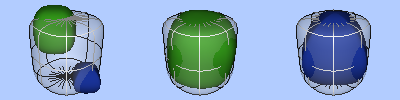

Reproduce this figure in Python.
#!/usr/bin/env python
# Demonstrate vtkIterativeClosestPointTransform aligning superquadrics.

import vtkmodules.vtkInteractionStyle  # noqa: F401
import vtkmodules.vtkRenderingOpenGL2  # noqa: F401

from vtkmodules.vtkCommonDataModel import vtkIterativeClosestPointTransform
from vtkmodules.vtkFiltersCore import vtkFeatureEdges
from vtkmodules.vtkFiltersSources import vtkSuperquadricSource
from vtkmodules.vtkRenderingCore import (
    vtkActor,
    vtkPolyDataMapper,
    vtkRenderWindow,
    vtkRenderWindowInteractor,
    vtkRenderer,
)

# Superquadric source 1 (target shape).
source_1 = vtkSuperquadricSource()
source_1.ToroidalOff()
source_1.SetThetaResolution(20)
source_1.SetPhiResolution(20)
source_1.SetPhiRoundness(0.3)
source_1.SetThetaRoundness(0.85)
source_1.Update()

# Superquadric source 2.
source_2 = vtkSuperquadricSource()
source_2.ToroidalOff()
source_2.SetThetaResolution(20)
source_2.SetPhiResolution(20)
source_2.SetPhiRoundness(0.7)
source_2.SetThetaRoundness(1.25)
source_2.SetScale(0.7, 0.7, 0.7)
source_2.SetCenter(-0.25, 0.25, 0.0)
source_2.Update()

# Superquadric source 3.
source_3 = vtkSuperquadricSource()
source_3.ToroidalOff()
source_3.SetThetaResolution(20)
source_3.SetPhiResolution(20)
source_3.SetPhiRoundness(1.1)
source_3.SetThetaRoundness(1.65)
source_3.SetScale(0.5, 0.5, 0.5)
source_3.SetCenter(0.4, -0.3, 0.0)
source_3.Update()

# Feature edges for source 1 (used in all three viewports).
feature_edges_1 = vtkFeatureEdges()
feature_edges_1.SetInputConnection(source_1.GetOutputPort())
feature_edges_1.BoundaryEdgesOn()
feature_edges_1.ColoringOff()
feature_edges_1.ManifoldEdgesOff()

# ICP transform: source 2 -> source 1.
icp_2 = vtkIterativeClosestPointTransform()
icp_2.SetSource(source_2.GetOutput())
icp_2.SetTarget(source_1.GetOutput())
icp_2.SetCheckMeanDistance(1)
icp_2.SetMaximumMeanDistance(0.001)
icp_2.SetMaximumNumberOfIterations(30)
icp_2.SetMaximumNumberOfLandmarks(50)

# ICP transform: source 3 -> source 1 (with centroid matching).
icp_3 = vtkIterativeClosestPointTransform()
icp_3.SetSource(source_3.GetOutput())
icp_3.SetTarget(source_1.GetOutput())
icp_3.SetCheckMeanDistance(1)
icp_3.SetMaximumMeanDistance(0.001)
icp_3.SetMaximumNumberOfIterations(30)
icp_3.SetMaximumNumberOfLandmarks(50)
icp_3.StartByMatchingCentroidsOn()

# --- Viewport 0: all three sources, no ICP ---

source_1_mapper_0 = vtkPolyDataMapper()
source_1_mapper_0.SetInputConnection(source_1.GetOutputPort())
source_1_actor_0 = vtkActor()
source_1_actor_0.SetMapper(source_1_mapper_0)
source_1_actor_0.GetProperty().SetOpacity(0.2)

feature_edges_mapper_0 = vtkPolyDataMapper()
feature_edges_mapper_0.SetInputConnection(feature_edges_1.GetOutputPort())
feature_edges_mapper_0.SetResolveCoincidentTopologyToPolygonOffset()
feature_edges_actor_0 = vtkActor()
feature_edges_actor_0.SetMapper(feature_edges_mapper_0)

source_2_mapper_0 = vtkPolyDataMapper()
source_2_mapper_0.SetInputConnection(source_2.GetOutputPort())
source_2_actor_0 = vtkActor()
source_2_actor_0.SetMapper(source_2_mapper_0)
source_2_actor_0.GetProperty().SetColor(0.2, 0.6, 0.1)

source_3_mapper_0 = vtkPolyDataMapper()
source_3_mapper_0.SetInputConnection(source_3.GetOutputPort())
source_3_actor_0 = vtkActor()
source_3_actor_0.SetMapper(source_3_mapper_0)
source_3_actor_0.GetProperty().SetColor(0.1, 0.2, 0.6)

# --- Viewport 1: source 1 + source 2 with ICP ---

source_1_mapper_1 = vtkPolyDataMapper()
source_1_mapper_1.SetInputConnection(source_1.GetOutputPort())
source_1_actor_1 = vtkActor()
source_1_actor_1.SetMapper(source_1_mapper_1)
source_1_actor_1.GetProperty().SetOpacity(0.2)

feature_edges_mapper_1 = vtkPolyDataMapper()
feature_edges_mapper_1.SetInputConnection(feature_edges_1.GetOutputPort())
feature_edges_mapper_1.SetResolveCoincidentTopologyToPolygonOffset()
feature_edges_actor_1 = vtkActor()
feature_edges_actor_1.SetMapper(feature_edges_mapper_1)

source_2_mapper_1 = vtkPolyDataMapper()
source_2_mapper_1.SetInputConnection(source_2.GetOutputPort())
source_2_actor_1 = vtkActor()
source_2_actor_1.SetMapper(source_2_mapper_1)
source_2_actor_1.GetProperty().SetColor(0.2, 0.6, 0.1)
source_2_actor_1.SetUserTransform(icp_2)

# --- Viewport 2: source 1 + source 3 with ICP ---

source_1_mapper_2 = vtkPolyDataMapper()
source_1_mapper_2.SetInputConnection(source_1.GetOutputPort())
source_1_actor_2 = vtkActor()
source_1_actor_2.SetMapper(source_1_mapper_2)
source_1_actor_2.GetProperty().SetOpacity(0.2)

feature_edges_mapper_2 = vtkPolyDataMapper()
feature_edges_mapper_2.SetInputConnection(feature_edges_1.GetOutputPort())
feature_edges_mapper_2.SetResolveCoincidentTopologyToPolygonOffset()
feature_edges_actor_2 = vtkActor()
feature_edges_actor_2.SetMapper(feature_edges_mapper_2)

source_3_mapper_2 = vtkPolyDataMapper()
source_3_mapper_2.SetInputConnection(source_3.GetOutputPort())
source_3_actor_2 = vtkActor()
source_3_actor_2.SetMapper(source_3_mapper_2)
source_3_actor_2.GetProperty().SetColor(0.1, 0.2, 0.6)
source_3_actor_2.SetUserTransform(icp_3)

# --- Renderers ---

renderer_0 = vtkRenderer()
renderer_0.SetViewport(0.0, 0.0, 1.0 / 3.0, 1.0)
renderer_0.SetBackground(0.7, 0.8, 1.0)
renderer_0.AddActor(feature_edges_actor_0)
renderer_0.AddActor(source_1_actor_0)
renderer_0.AddActor(source_2_actor_0)
renderer_0.AddActor(source_3_actor_0)

renderer_1 = vtkRenderer()
renderer_1.SetViewport(1.0 / 3.0, 0.0, 2.0 / 3.0, 1.0)
renderer_1.SetBackground(0.7, 0.8, 1.0)
renderer_1.AddActor(feature_edges_actor_1)
renderer_1.AddActor(source_1_actor_1)
renderer_1.AddActor(source_2_actor_1)

renderer_2 = vtkRenderer()
renderer_2.SetViewport(2.0 / 3.0, 0.0, 1.0, 1.0)
renderer_2.SetBackground(0.7, 0.8, 1.0)
renderer_2.AddActor(feature_edges_actor_2)
renderer_2.AddActor(source_1_actor_2)
renderer_2.AddActor(source_3_actor_2)

render_window = vtkRenderWindow()
render_window.SetSize(400, 100)
render_window.AddRenderer(renderer_0)
render_window.AddRenderer(renderer_1)
render_window.AddRenderer(renderer_2)
render_window.SetWindowName("icp transform")

renderer_0.GetActiveCamera().SetPosition(1.7, 1.4, 1.7)
renderer_1.GetActiveCamera().SetPosition(1.7, 1.4, 1.7)
renderer_2.GetActiveCamera().SetPosition(1.7, 1.4, 1.7)

interactor = vtkRenderWindowInteractor()
interactor.SetRenderWindow(render_window)

interactor.Initialize()
interactor.Start()
